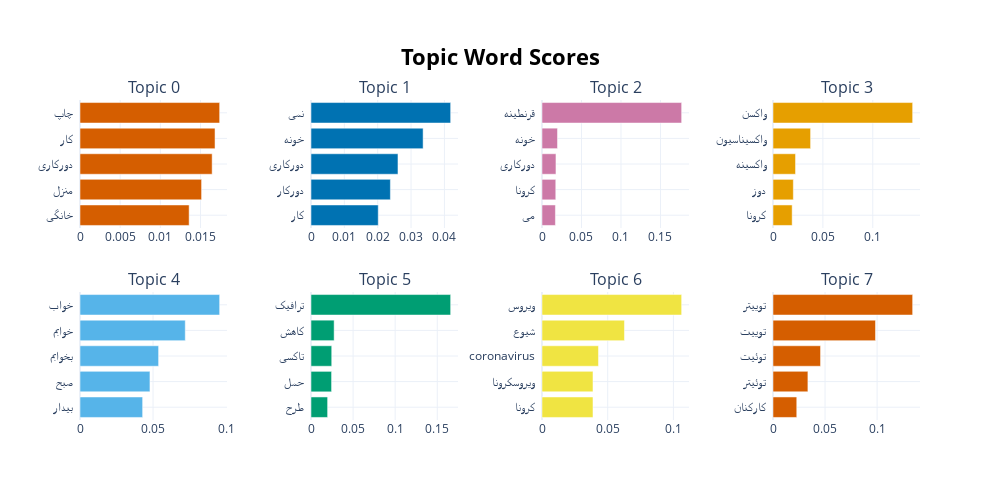

The notebook cell this image was saved under:
### Code cell
topic_model.visualize_barchart()

### Figure 1 — Plotly figure (JSON) as saved in the notebook; plotly's stock layout.template omitted (floating-point values rounded to 4 significant figures)
{"data": [{"marker": {"color": "#D55E00"}, "orientation": "h", "type": "bar", "x": [0.01358, 0.01513, 0.01645, 0.01681, 0.01738], "xaxis": "x", "y": ["خانگی  ", "منزل  ", "دورکاری  ", "کار  ", "چاپ  "], "yaxis": "y"}, {"marker": {"color": "#0072B2"}, "orientation": "h", "type": "bar", "x": [0.02016, 0.0238, 0.02608, 0.03361, 0.04187], "xaxis": "x2", "y": ["کار  ", "دورکار  ", "دورکاری  ", "خونه  ", "نمی  "], "yaxis": "y2"}, {"marker": {"color": "#CC79A7"}, "orientation": "h", "type": "bar", "x": [0.01698, 0.01743, 0.01767, 0.01962, 0.1768], "xaxis": "x3", "y": ["می  ", "کرونا  ", "دورکاری  ", "خونه  ", "قرنطینه  "], "yaxis": "y3"}, {"marker": {"color": "#E69F00"}, "orientation": "h", "type": "bar", "x": [0.0192, 0.02038, 0.02258, 0.03767, 0.1399], "xaxis": "x4", "y": ["کرونا  ", "دوز  ", "واکسینه  ", "واکسیناسیون  ", "واکسن  "], "yaxis": "y4"}, {"marker": {"color": "#56B4E9"}, "orientation": "h", "type": "bar", "x": [0.04288, 0.04788, 0.05381, 0.07207, 0.09559], "xaxis": "x5", "y": ["بیدار  ", "صبح  ", "بخوابم  ", "خوابم  ", "خواب  "], "yaxis": "y5"}, {"marker": {"color": "#009E73"}, "orientation": "h", "type": "bar", "x": [0.01973, 0.02444, 0.02461, 0.02748, 0.1659], "xaxis": "x6", "y": ["طرح  ", "حمل  ", "تاکسی  ", "کاهش  ", "ترافیک  "], "yaxis": "y6"}, {"marker": {"color": "#F0E442"}, "orientation": "h", "type": "bar", "x": [0.0388, 0.03881, 0.04298, 0.06276, 0.1063], "xaxis": "x7", "y": ["کرونا  ", "ویروسکرونا  ", "coronavirus  ", "شیوع  ", "ویروس  "], "yaxis": "y7"}, {"marker": {"color": "#D55E00"}, "orientation": "h", "type": "bar", "x": [0.02283, 0.03353, 0.04568, 0.09848, 0.1342], "xaxis": "x8", "y": ["کارکنان  ", "توئیتر  ", "توئیت  ", "توییت  ", "توییتر  "], "yaxis": "y8"}], "layout": {"annotations": [{"font": {"size": 16}, "showarrow": false, "text": "Topic 0", "x": 0.0875, "xanchor": "center", "xref": "paper", "y": 1, "yanchor": "bottom", "yref": "paper"}, {"font": {"size": 16}, "showarrow": false, "text": "Topic 1", "x": 0.3625, "xanchor": "center", "xref": "paper", "y": 1, "yanchor": "bottom", "yref": "paper"}, {"font": {"size": 16}, "showarrow": false, "text": "Topic 2", "x": 0.6375, "xanchor": "center", "xref": "paper", "y": 1, "yanchor": "bottom", "yref": "paper"}, {"font": {"size": 16}, "showarrow": false, "text": "Topic 3", "x": 0.9125, "xanchor": "center", "xref": "paper", "y": 1, "yanchor": "bottom", "yref": "paper"}, {"font": {"size": 16}, "showarrow": false, "text": "Topic 4", "x": 0.0875, "xanchor": "center", "xref": "paper", "y": 0.4, "yanchor": "bottom", "yref": "paper"}, {"font": {"size": 16}, "showarrow": false, "text": "Topic 5", "x": 0.3625, "xanchor": "center", "xref": "paper", "y": 0.4, "yanchor": "bottom", "yref": "paper"}, {"font": {"size": 16}, "showarrow": false, "text": "Topic 6", "x": 0.6375, "xanchor": "center", "xref": "paper", "y": 0.4, "yanchor": "bottom", "yref": "paper"}, {"font": {"size": 16}, "showarrow": false, "text": "Topic 7", "x": 0.9125, "xanchor": "center", "xref": "paper", "y": 0.4, "yanchor": "bottom", "yref": "paper"}], "height": 500, "hoverlabel": {"bgcolor": "white", "font": {"family": "Rockwell", "size": 16}}, "showlegend": false, "title": {"font": {"color": "Black", "size": 22}, "text": "<b>Topic Word Scores", "x": 0.5, "xanchor": "center", "yanchor": "top"}, "width": 1000, "xaxis": {"anchor": "y", "domain": [0, 0.175], "showgrid": true}, "xaxis2": {"anchor": "y2", "domain": [0.275, 0.45], "showgrid": true}, "xaxis3": {"anchor": "y3", "domain": [0.55, 0.725], "showgrid": true}, "xaxis4": {"anchor": "y4", "domain": [0.825, 1], "showgrid": true}, "xaxis5": {"anchor": "y5", "domain": [0, 0.175], "showgrid": true}, "xaxis6": {"anchor": "y6", "domain": [0.275, 0.45], "showgrid": true}, "xaxis7": {"anchor": "y7", "domain": [0.55, 0.725], "showgrid": true}, "xaxis8": {"anchor": "y8", "domain": [0.825, 1], "showgrid": true}, "yaxis": {"anchor": "x", "domain": [0.6, 1], "showgrid": true}, "yaxis2": {"anchor": "x2", "domain": [0.6, 1], "showgrid": true}, "yaxis3": {"anchor": "x3", "domain": [0.6, 1], "showgrid": true}, "yaxis4": {"anchor": "x4", "domain": [0.6, 1], "showgrid": true}, "yaxis5": {"anchor": "x5", "domain": [0, 0.4], "showgrid": true}, "yaxis6": {"anchor": "x6", "domain": [0, 0.4], "showgrid": true}, "yaxis7": {"anchor": "x7", "domain": [0, 0.4], "showgrid": true}, "yaxis8": {"anchor": "x8", "domain": [0, 0.4], "showgrid": true}}}
